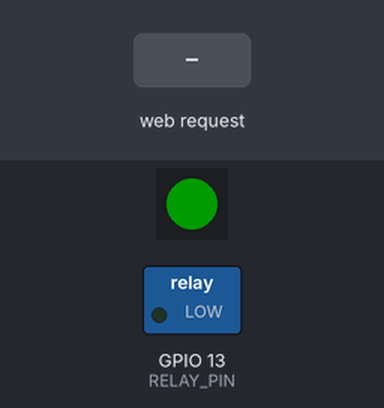
A program run on a simulated ESP32-S3. On the bench: 1 RGB LEDs in strip order, left to right, switched loads named in the program (green lamp = pin HIGH). Inputs (shaded band) come from the test bench. Dim RGB values are drawn brighter than linear; WiFi joins after 1.5 s; servers stay silent unless stated; no CAN messages arrive unless stated; what the program prints to the serial monitor is not drawn.

Above: at 1.1 s.
At 2.5 s:
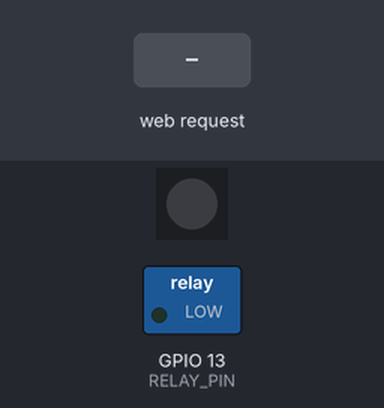
2.6 s: HTTP request GET /send?brand=1 received
Timing chart, 0 to 5.6 s (numbered marks = the images above; inputs shaded):
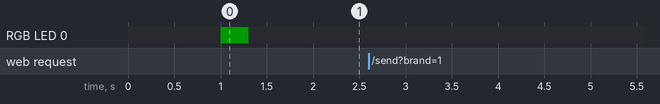

The program:

main.cpp
```cpp
#include <Arduino.h>
#include <FastLED.h>
#include "driver/twai.h"
#include <WiFi.h>
#include <ESPAsyncWebServer.h>

// ------------------------------------------------------------
// Hardware configuration
// ------------------------------------------------------------
#define LED_PIN      48
#define NUM_LEDS     1
#define CAN_TXD_PIN  GPIO_NUM_4
#define CAN_RXD_PIN  GPIO_NUM_5
#define CAN_BAUDRATE TWAI_TIMING_CONFIG_500KBITS()
#define RELAY_PIN    13

// WiFi Access Point credentials (override via build flags in platformio.ini)
#ifndef WIFI_SSID
  #define WIFI_SSID     "CAN_AP"
#endif
#ifndef WIFI_PASSWORD
  #define WIFI_PASSWORD "12345678"
#endif

// ------------------------------------------------------------
// WS2812B status LED
//   Green flash  = TX OK
//   Red flash    = TX error
//   Blue flash   = RX frame received
//   Black        = idle
// ------------------------------------------------------------
class StatusLed {
public:
    void begin() {
        FastLED.addLeds<WS2812B, LED_PIN, GRB>(_leds, NUM_LEDS);
        FastLED.setBrightness(50);
        set(CRGB::Black);
    }
    void flash(CRGB colour, uint32_t ms = 100) {
        set(colour);
        delay(ms);
        set(CRGB::Black);
    }
    void set(CRGB colour) {
        _leds[0] = colour;
        FastLED.show();
    }
private:
    CRGB _leds[NUM_LEDS];
};

// ------------------------------------------------------------
// CAN controller — wraps ESP-IDF TWAI driver
// ------------------------------------------------------------
class CanController {
public:
    CanController(gpio_num_t txPin, gpio_num_t rxPin) {
        _gConfig = TWAI_GENERAL_CONFIG_DEFAULT(txPin, rxPin, TWAI_MODE_NORMAL);
        _tConfig = CAN_BAUDRATE;
        _fConfig = TWAI_FILTER_CONFIG_ACCEPT_ALL();
    }

    bool begin() {
        if (twai_driver_install(&_gConfig, &_tConfig, &_fConfig) != ESP_OK) {
            Serial.println("[CAN] Driver install failed!");
            return false;
        }
        if (twai_start() != ESP_OK) {
            Serial.println("[CAN] Start failed!");
            return false;
        }
        Serial.printf("[CAN] Started — TX=GPIO%d  RX=GPIO%d\n",
                      (int)_gConfig.tx_io, (int)_gConfig.rx_io);
        return true;
    }

    // Send a CAN frame. Set extd=true for 29-bit extended IDs.
    bool sendFrame(uint32_t id, const uint8_t* data, uint8_t len, bool extd = false) {
        twai_message_t msg = {};
        msg.identifier       = id;
        msg.data_length_code = len;
        msg.extd             = extd ? 1 : 0;
        memcpy(msg.data, data, len);

        esp_err_t result = twai_transmit(&msg, pdMS_TO_TICKS(100));
        if (result != ESP_OK) {
            Serial.printf("[CAN] TX error 0x%X (id=0x%08X)\n", result, id);
            return false;
        }
        Serial.printf("[CAN] TX id=0x%08X extd=%d data=", id, extd);
        for (uint8_t i = 0; i < len; i++) Serial.printf("%02X ", data[i]);
        Serial.println();
        return true;
    }

    // Poll for a received frame — returns true if one was available
    bool receive() {
        twai_message_t msg = {};
        if (twai_receive(&msg, 0) != ESP_OK) return false;
        Serial.printf("[CAN] RX id=0x%08X extd=%d len=%d data=",
                      msg.identifier, msg.extd, msg.data_length_code);
        for (uint8_t i = 0; i < msg.data_length_code; i++)
            Serial.printf("%02X ", msg.data[i]);
        Serial.println();
        return true;
    }

private:
    twai_general_config_t _gConfig;
    twai_timing_config_t  _tConfig;
    twai_filter_config_t  _fConfig;
};

// ------------------------------------------------------------
// Globals
// ------------------------------------------------------------
StatusLed       statusLed;
CanController   canBus(CAN_TXD_PIN, CAN_RXD_PIN);
AsyncWebServer  server(80);

// Last TX result for the web UI feedback
volatile bool   lastTxOk   = false;
volatile int    lastBrand  = 0;

// ------------------------------------------------------------
// CAN TX helpers — one per brand
// ------------------------------------------------------------

// Brand 1 — Deutz / Valtra / MF
// ID: 0x18FF5806 (extended 29-bit)  data[4] == 0x01
bool sendBrand1() {
    uint8_t d[8] = {0x00, 0x00, 0x00, 0x00, 0x01, 0x00, 0x00, 0x00};
    return canBus.sendFrame(0x18FF5806, d, 8, true);
}

// Brand 2 — CaseIH / New Holland
// ID: 0x14FF7706 (extended 29-bit)  engage: data[0]=130, data[1]=1
bool sendBrand2() {
    uint8_t d[8] = {130, 1, 0x00, 0x00, 0x00, 0x00, 0x00, 0x00};
    return canBus.sendFrame(0x14FF7706, d, 8, true);
}

// Brand 3 — Fendt
// ID: 0x613 (standard 11-bit)  pattern: {0x15,0x22,0x06,0xCA,0x80,0x01,0x00,0x00}
bool sendBrand3() {
    uint8_t d[8] = {0x15, 0x22, 0x06, 0xCA, 0x80, 0x01, 0x00, 0x00};
    return canBus.sendFrame(0x613, d, 8, false);
}

// Brand 4 — FendtOne
// ID: 0x0CFFD899 (extended 29-bit)  data[3] == 0xF6
bool sendBrand4() {
    uint8_t d[8] = {0x00, 0x00, 0x00, 0xF6, 0x00, 0x00, 0x00, 0x00};
    return canBus.sendFrame(0x0CFFD899, d, 8, true);
}

// ------------------------------------------------------------
// Web page HTML
// ------------------------------------------------------------
static const char INDEX_HTML[] = R"rawliteral(
<!DOCTYPE html>
<html lang="en">
<head>
  <meta charset="UTF-8">
  <meta name="viewport" content="width=device-width, initial-scale=1">
  <title>CAN TX Control</title>
  <style>
    * { box-sizing: border-box; margin: 0; padding: 0; }
    body {
      font-family: 'Segoe UI', sans-serif;
      background: #1a1a2e;
      color: #e0e0e0;
      display: flex;
      flex-direction: column;
      align-items: center;
      min-height: 100vh;
      padding: 40px 16px;
    }
    h1 { font-size: 1.6rem; margin-bottom: 8px; letter-spacing: 1px; color: #a8d8ea; }
    p.sub { font-size: 0.85rem; color: #888; margin-bottom: 32px; }
    .grid {
      display: grid;
      grid-template-columns: repeat(auto-fit, minmax(220px, 1fr));
      gap: 20px;
      width: 100%;
      max-width: 800px;
    }
    .card {
      background: #16213e;
      border: 1px solid #0f3460;
      border-radius: 12px;
      padding: 24px 20px;
      display: flex;
      flex-direction: column;
      align-items: center;
      gap: 14px;
    }
    .card h2 { font-size: 1rem; color: #e94560; text-align: center; }
    .card .meta { font-size: 0.72rem; color: #667; text-align: center; line-height: 1.5; font-family: monospace; }
    button {
      background: #e94560;
      color: #fff;
      border: none;
      border-radius: 8px;
      padding: 12px 28px;
      font-size: 0.95rem;
      cursor: pointer;
      transition: background 0.15s, transform 0.1s;
      width: 100%;
    }
    button:hover  { background: #c73652; }
    button:active { transform: scale(0.97); }
    #status {
      margin-top: 32px;
      padding: 12px 24px;
      border-radius: 8px;
      font-size: 0.9rem;
      background: #0f3460;
      min-width: 260px;
      text-align: center;
      transition: background 0.3s;
    }
    #status.ok  { background: #1a5c3a; }
    #status.err { background: #5c1a1a; }
  </style>
</head>
<body>
  <h1>&#128268; CAN TX Control</h1>
  <p class="sub">ESP32-S3 &mdash; 500 kbit/s</p>

  <div class="grid">

    <div class="card">
      <h2>Deutz / Valtra / MF</h2>
      <div class="meta">ID: 0x18FF5806 (ext)<br>data[4] = 0x01</div>
      <button onclick="send(1)">Send Brand 1</button>
    </div>

    <div class="card">
      <h2>CaseIH / New Holland</h2>
      <div class="meta">ID: 0x14FF7706 (ext)<br>data[0]=130, data[1]=1</div>
      <button onclick="send(2)">Send Brand 2</button>
    </div>

    <div class="card">
      <h2>Fendt</h2>
      <div class="meta">ID: 0x613 (std)<br>{15 22 06 CA 80 01 00 00}</div>
      <button onclick="send(3)">Send Brand 3</button>
    </div>

    <div class="card">
      <h2>FendtOne</h2>
      <div class="meta">ID: 0x0CFFD899 (ext)<br>data[3] = 0xF6</div>
      <button onclick="send(4)">Send Brand 4</button>
    </div>

  </div>

  <div id="status">Ready</div>

  <script>
    async function send(brand) {
      const el = document.getElementById('status');
      el.className = '';
      el.textContent = 'Sending...';
      try {
        const r = await fetch('/send?brand=' + brand);
        const t = await r.text();
        el.textContent = t;
        el.className = r.ok ? 'ok' : 'err';
      } catch(e) {
        el.textContent = 'Network error';
        el.className = 'err';
      }
    }
  </script>
</body>
</html>
)rawliteral";

// ------------------------------------------------------------
// Arduino entry points
// ------------------------------------------------------------
void setup() {
    Serial.begin(115200);
    delay(1000);
    Serial.println("ESP32-S3 CAN TX board starting...");

    statusLed.begin();

    pinMode(RELAY_PIN, OUTPUT);
    digitalWrite(RELAY_PIN, LOW);

    // Start CAN bus
    if (canBus.begin()) {
        statusLed.flash(CRGB::Green, 300);
    } else {
        statusLed.set(CRGB::Red);
    }

    // Start WiFi Access Point
    WiFi.softAP(WIFI_SSID, WIFI_PASSWORD);
    Serial.printf("[WiFi] AP started — SSID: %s  IP: %s\n",
                  WIFI_SSID, WiFi.softAPIP().toString().c_str());

    // Serve web UI
    server.on("/", HTTP_GET, [](AsyncWebServerRequest* req) {
        req->send(200, "text/html", INDEX_HTML);
    });

    // Handle TX requests: /send?brand=1..4
    server.on("/send", HTTP_GET, [](AsyncWebServerRequest* req) {
        if (!req->hasParam("brand")) {
            req->send(400, "text/plain", "Missing brand parameter");
            return;
        }
        int brand = req->getParam("brand")->value().toInt();
        bool ok = false;
        switch (brand) {
            case 1: ok = sendBrand1(); break;
            case 2: ok = sendBrand2(); break;
            case 3: ok = sendBrand3(); break;
            case 4: ok = sendBrand4(); break;
            default:
                req->send(400, "text/plain", "Unknown brand");
                return;
        }
        lastTxOk  = ok;
        lastBrand = brand;
        if (ok) {
            statusLed.flash(CRGB::Green, 80);
            req->send(200, "text/plain",
                      String("OK — Brand ") + brand + " frame sent");
        } else {
            statusLed.flash(CRGB::Red, 80);
            req->send(500, "text/plain",
                      String("ERROR — Brand ") + brand + " TX failed");
        }
    });

    server.begin();
    Serial.println("[HTTP] Server started on port 80");
}

void loop() {
    // Forward any received CAN frames to serial
    if (canBus.receive()) {
        statusLed.flash(CRGB::Blue, 50);
    }
}
```

Measured:
- after the input at 2.6 s, every drawn part: stays the same
